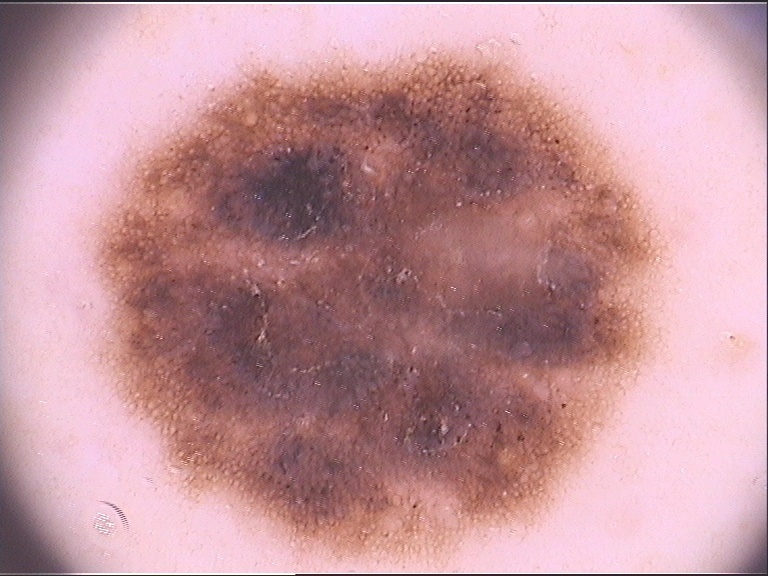
#> input picture image processing codes/KODLAR3_Cizim_yazim_aritmetik_islemler_Updated/KODLAR3_Cizim_yazim_aritmetik_islemler/skin_cancer_lesion.bmp, 768 x 576 px
$ python K3_11_skin_cancer_lesion_maskeleme_farkli_yaklasim_DIKKAT.py
#> lines starting #> are read from the running program, lines starting #| are printed output that depends on the picture; after the words box and inside, x2 and y2 are one past the last pixel; in counts of white or black regions, pixels touching at a corner belong together
# -*- coding: utf-8 -*-
"""
Created on Wed Mar 13 16:18:47 2024

@author: muozi
"""

import cv2
import numpy as np

img1 = cv2.imread('skin_cancer_lesion.bmp')
#> img1 is the input picture: shape (576, 768, 3); mean B, G, R 154.9, 148.6, 195.5
img2 = cv2.imread('skin_cancer_lesion_maske.bmp')
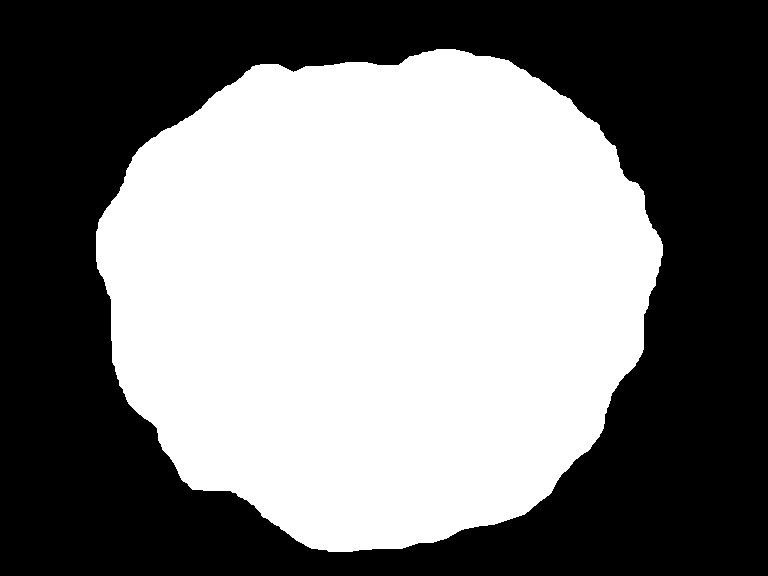
#> input picture image processing codes/KODLAR3_Cizim_yazim_aritmetik_islemler_Updated/KODLAR3_Cizim_yazim_aritmetik_islemler/skin_cancer_lesion_maske.bmp, 768 x 576 px
#> img2 is the input picture: shape (576, 768, 3); 49.2% white; 1 white region, box (x1, y1, x2, y2) and area: (96, 49, 663, 552) 217737
cv2.imshow('Maske', img2)

print(img1.shape)
#| (576, 768, 3)
print(img1.dtype)
#| uint8
print(img2.shape)
#| (576, 768, 3)
print(img2.dtype)
#| uint8

carpma1 = cv2.multiply(img2, img1)  # İlk çarpma
cv2.imshow('carpma1', carpma1)

# Tüm değerleri 0'dan büyük olanları 1'e ata
img2[img2 > 0] = 1
cv2.imshow('skin_cancer', img1)
cv2.imshow('skin_cancer_maske', img2)

carpma = cv2.multiply(img2, img1)  # İkinci çarpma
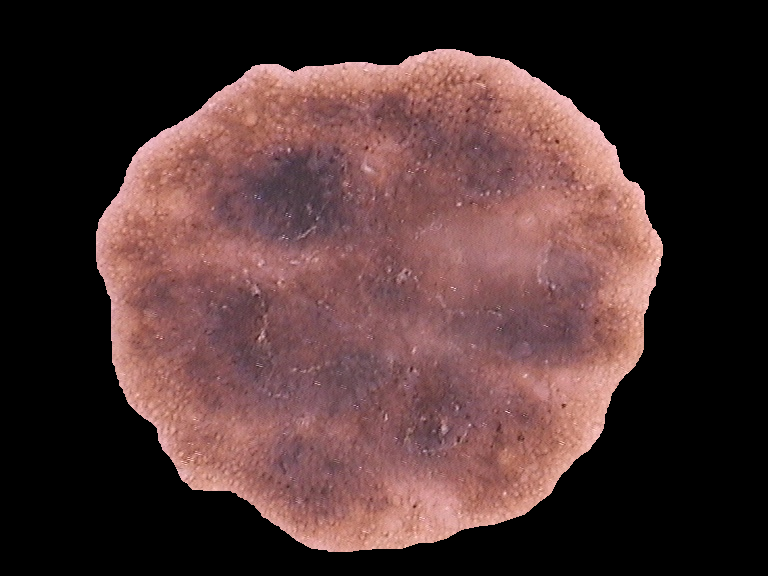
#> carpma: shape (576, 768, 3); mean B, G, R 51.3, 52.1, 78.3
cv2.imshow('carpma2', carpma)

cv2.waitKey(0)
cv2.destroyAllWindows()
